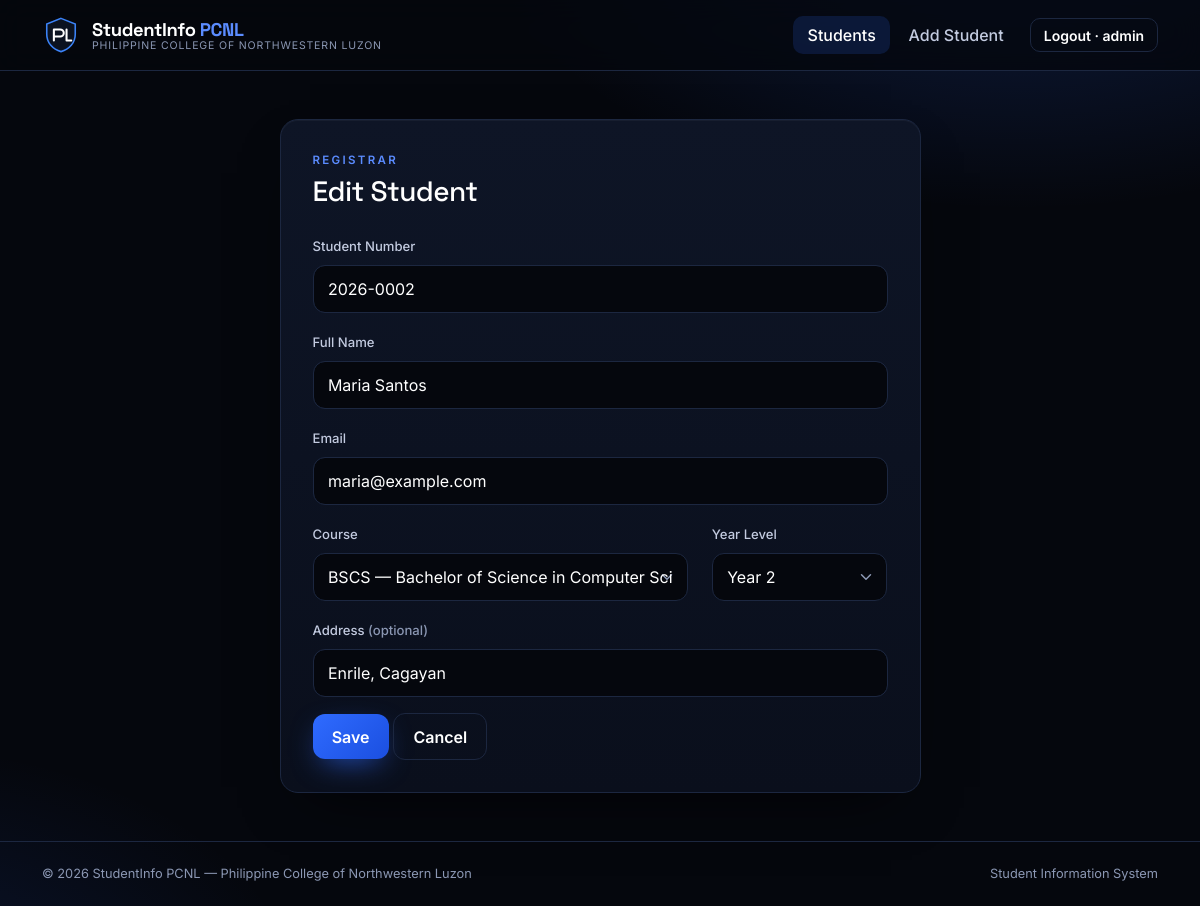
/student_form.php?id=2 (signed in), run on the app's committed database.
### tables this page shows
CREATE TABLE students (
    id INT AUTO_INCREMENT PRIMARY KEY,
    user_id INT NOT NULL UNIQUE,
    student_no VARCHAR(9) NOT NULL UNIQUE,
    full_name VARCHAR(100) NOT NULL,
    email VARCHAR(100) NOT NULL UNIQUE,
    course_id INT NOT NULL,
    year_level TINYINT NOT NULL,
    address VARCHAR(200) NULL,
    FOREIGN KEY (user_id) REFERENCES users(id) ON DELETE CASCADE,
    FOREIGN KEY (course_id) REFERENCES courses(id)
);

CREATE TABLE courses (
    id INT AUTO_INCREMENT PRIMARY KEY,
    code VARCHAR(10) NOT NULL UNIQUE,
    name VARCHAR(100) NOT NULL
);

### config.php (called while the page is built, shortened)
<?php
function e($text): string
{
    return htmlspecialchars((string) $text, ENT_QUOTES, 'UTF-8');
}
function get_courses(PDO $db): array
{
    return $db->query('SELECT * FROM courses ORDER BY code')->fetchAll();
}

### _student_fields.php (the view, shortened to what this page needs)
<div class="mb-3">
    <label class="form-label">Student Number</label>
    <input type="text" name="student_no" id="student_no" class="form-control" value="<?= e($d['student_no']) ?>" placeholder="2026-0001" pattern="[0-9]{4}-[0-9]{4}" required>
</div>
<div class="mb-3">
    <label class="form-label">Full Name</label>
    <input type="text" name="full_name" class="form-control" value="<?= e($d['full_name']) ?>" required maxlength="100">
</div>
<div class="mb-3">
    <label class="form-label">Email</label>
    <input type="email" name="email" class="form-control" value="<?= e($d['email']) ?>" required maxlength="100">
</div>
<div class="row">
    <div class="col-md-8 mb-3">
        <label class="form-label">Course</label>
        <select name="course_id" class="form-select" required>
            <?php foreach ($courses as $c): ?>
                <option value="<?= (int) $c['id'] ?>" <?= $d['course_id'] == $c['id'] ? 'selected' : '' ?>><?= e($c['code']) ?> — <?= e($c['name']) ?></option>
            <?php endforeach; ?>
        </select>
    </div>
    <div class="col-md-4 mb-3">
        <label class="form-label">Year Level</label>
        <select name="year_level" class="form-select">
            <?php for ($i = 1; $i <= 5; $i++): ?>
                <option value="<?= $i ?>" <?= $d['year_level'] == $i ? 'selected' : '' ?>>Year <?= $i ?></option>
            <?php endfor; ?>
        </select>
    </div>
</div>
<div class="mb-3">
    <label class="form-label">Address <span class="text-muted">(optional)</span></label>
    <input type="text" name="address" class="form-control" value="<?= e($d['address']) ?>" maxlength="200">
</div>

### style.css (style rules this page uses)
:root { --black: #05070d; --ink: #0a0f1c; --panel: #0e1526; --line: #1c2740; --blue: #2f6bff; --blue-soft: #5b8cff; --white: #ffffff; --muted: #8b97b3; --radius: 18px; }
html, body { min-height: 100%; }
body { font-family: 'Inter', system-ui, sans-serif; color: var(--white); background: radial-gradient(900px 500px at 85% -10%, rgba(47,107,255,.22), transparent 60%), radial-gradient(700px 420px at -10% 110%, rgba(47,107,255,.14), transparent 60%), var(--black); background-attachment: fixed; display: flex; flex-direction: column; }
.text-muted, .form-text { color: var(--muted) !important; }
.form-label { font-size: .82rem; font-weight: 500; color: #c3cbe0; }
.form-control, .form-select { background-color: var(--black); color: var(--white); border: 1px solid var(--line); border-radius: 12px; padding: .7rem .9rem; }
.form-control::placeholder { color: #4d5a78; }
.form-select option { background: var(--ink); }

### data on the page
students: student_no "2026-0002", full_name "Maria Santos", email "maria@example.com", course_id "BSCS — Bachelor of Science in Computer Science", year_level "Year 2", address "Enrile, Cagayan"

### other printed values
APP_SCHOOL "PHILIPPINE COLLEGE OF NORTHWESTERN LUZON"
$_SESSION['username'] "admin"
$title "Edit Student"
APP_NAME "StudentInfo PCNL"
APP_SCHOOL "Philippine College of Northwestern Luzon"
